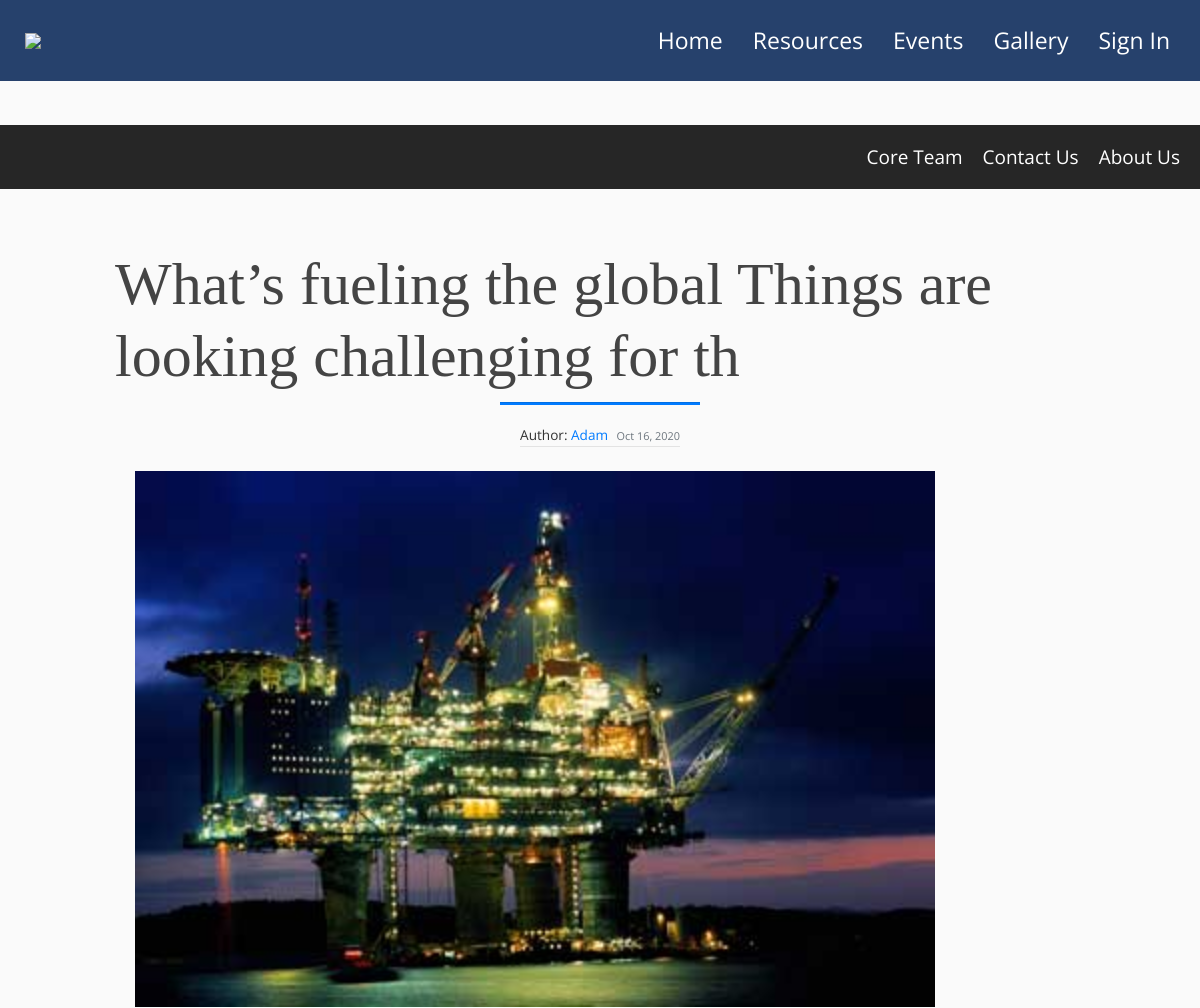
Before: /Blogs/post/8/ (upper part) with the older database file.
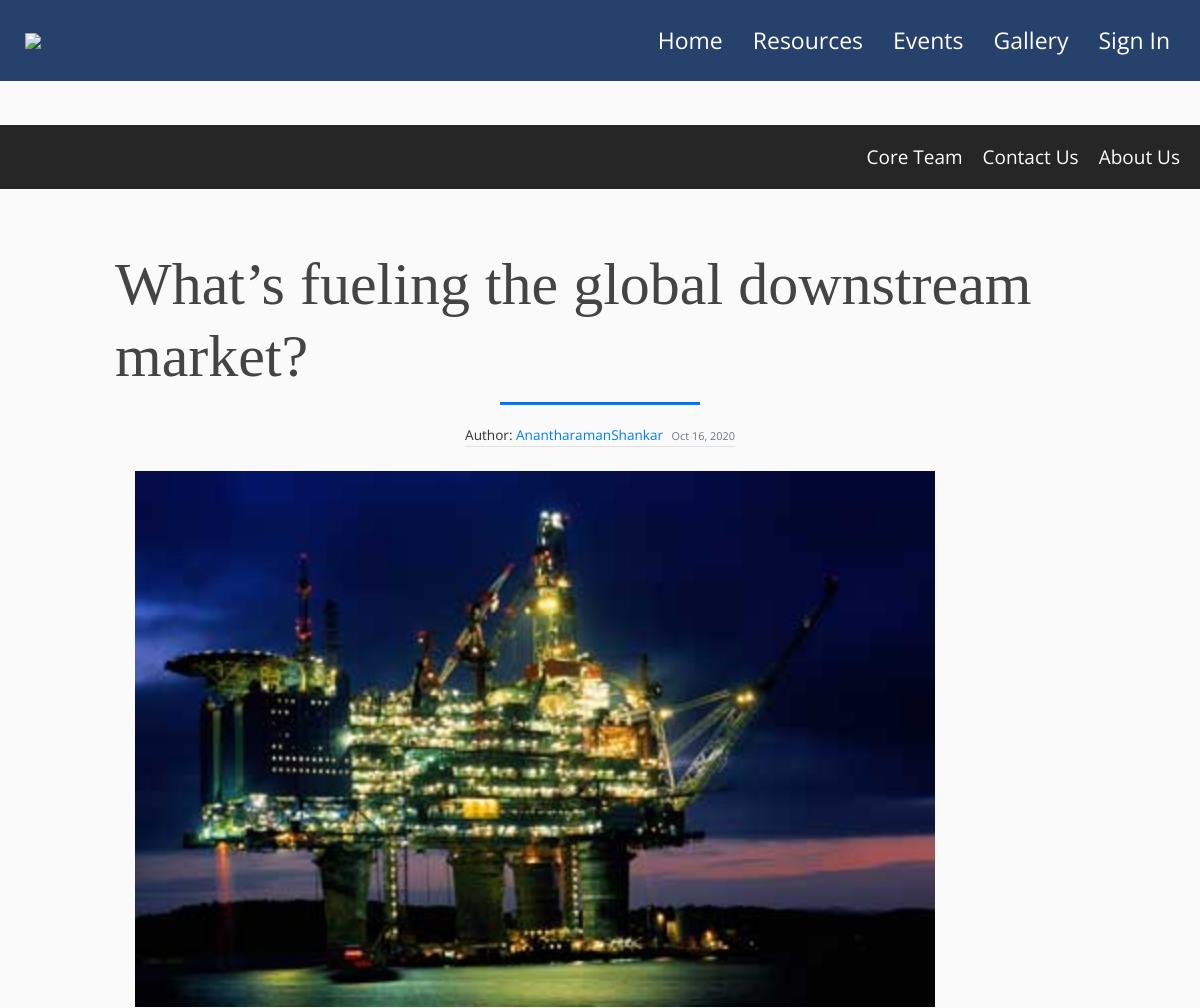
After: the same page with the newer database file.
### blog/models.py (models this page shows, shortened)
class Post(models.Model):
    title = models.CharField(max_length=100)
    author = models.ForeignKey(User, on_delete=models.CASCADE)
    image = models.ImageField(null=True, blank=True,upload_to='blog_images')
    date_posted = models.DateTimeField(default=timezone.now)
    overview = models.TextField()
    content = models.TextField()

### blog/views.py (the view)
# urls.py: path('post/<int:pk>/', PostDetailView.as_view(), name='post-detail'),
class PostDetailView(DetailView):
    model = Post

### blog/templatetags/markdown_extras.py (called while the page is built)
@register.filter()
@stringfilter
def markdown(value):
    return md.markdown(value, extensions=['markdown.extensions.fenced_code'])

### blog/templates/blog/post_detail.html (shortened to what this page needs)
{% extends "pages/base.html" %}
{% load markdown_extras %}
{% load static %}
    {% block content-blog %}
        <link rel="stylesheet" type="text/css" href="{% static 'blog/blog-body.css' %}">
        <link rel="stylesheet" type="text/css" href="{% static 'blog/post-styles.css' %}">
    {% endblock content-blog %}
    {% block content %}
        <br><br><br><br><br>
        <div class="d-flex justify-content-center">
            <div id="PostContainer" class="col-md-10">
                <div class="media-body">
                    <h1 id="PostTitle" class="article-title d-flex justify-content-center">{{ object.title }}</h1>
                    <hr id="PostUnderline" class="d-flex justify-content-center">
                    <div id="PostAuthDate" class="d-flex justify-content-center">
                        <div class="article-metadata">Author:
                            <a class="mr-2" href="{% url 'user-posts' object.author.username %}">{{ object.author }}</a>
                            <small class="text-muted">{{ object.date_posted|date:"M j, Y"}}</small>
                        </div>
                    </div>
                    <img id="PostImage" src ="{{ object.image.url }}">
                </div>
            </div>
        </div>
    {% endblock content %}

Changed rows visible on the page:
changed Post: title "What’s fueling the global Things are looking challenging for th" → "What’s fueling the global downstream market?"; author "Adam" → "AnantharamanShankar"
